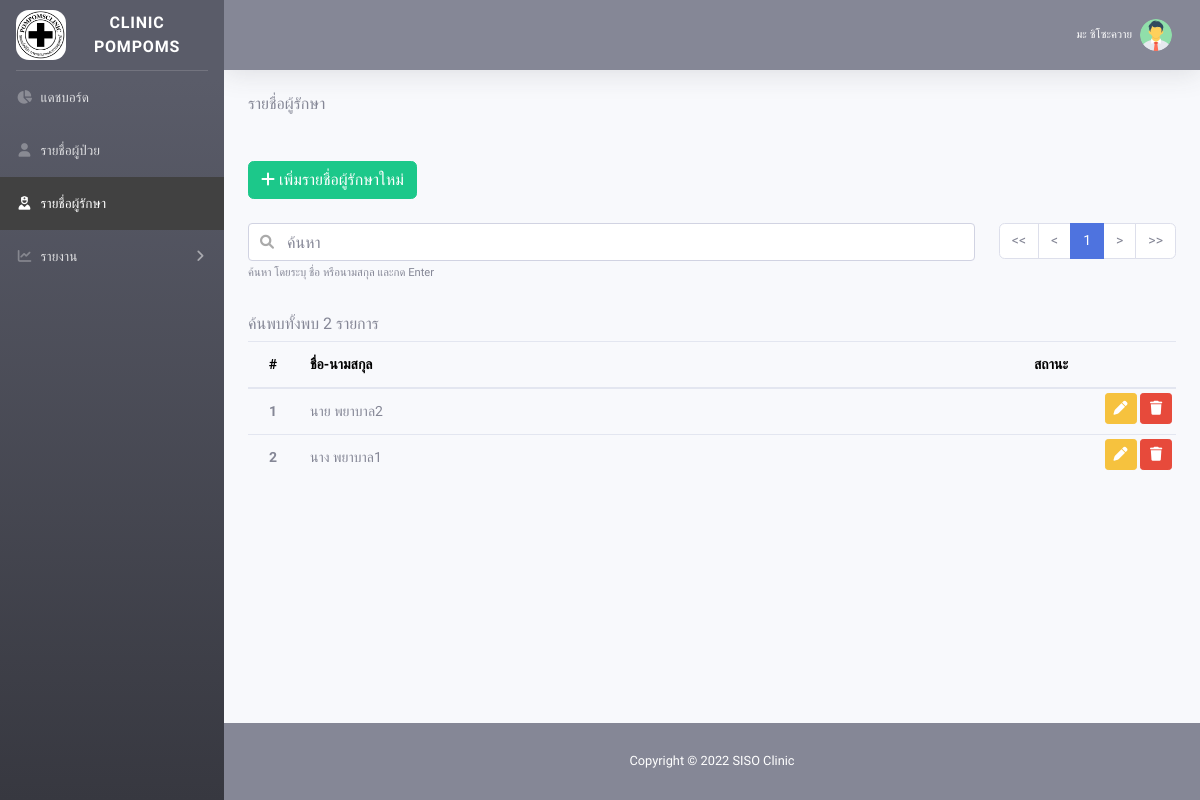
The app's page /?page=nurse (signed in), older data.
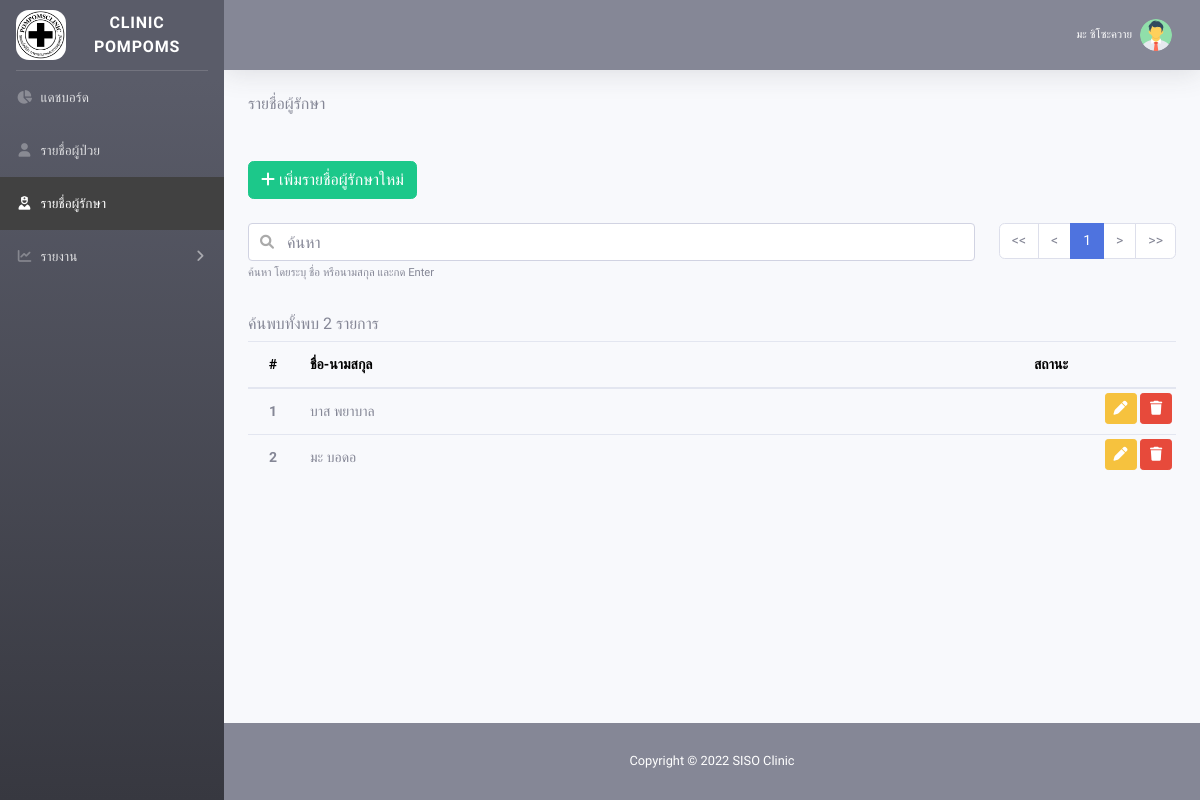
The same page, newer data.
### tables this page shows
CREATE TABLE `nurse`  (
  `nurse_id` int(11) NOT NULL,
  `nurse_name` varchar(200) NULL DEFAULT NULL,
  `nurse_lname` varchar(200) NULL DEFAULT NULL,
  `status` varchar(1) NULL DEFAULT NULL,
  `add_by` int(11) NULL DEFAULT NULL,
  `add_when` datetime(0) NULL DEFAULT NULL,
  `edit_by` int(11) NULL DEFAULT NULL,
  `edit_when` datetime(0) NULL DEFAULT NULL,
  PRIMARY KEY (`nurse_id`) USING BTREE
);

### php/autoload.php (called while the page is built, shortened)
<?php
    include_once("class.database.php");
    include_once("config.php");
    $DB = new Database(HOST, USER, PASS, DBNAME);

### php/config.php (called while the page is built, shortened)
<?php
    $GLOBAL = array(
		"ALLOW_SIZE"=>10,
		"ALLOW_PDF"=>array("pdf"),
        "ALLOW_IMAGE"=>array("png", "jpg", "jpeg", "gif"),
        "ALLOW_PNG_JPG"=>array("png", "jpg"),
        "ALLOW_DOC"=>array("pdf", "doc", "docx", "jpg", "png", "xls", "xlsx"),
        "SHOW"=>50,
        "PAGE_SHOW"=>7,
    );

### php/class.database.php (called while the page is built, shortened)
<?php
	class Database {
		var $host = null;
		var $user = null;
		var $pass = null;
		var $dbname = null;
		var $charset = null;
		var $conn = null;
		public function __construct($host, $user, $pass, $dbname, $charset="UTF8") {
			$this->host = $host;
			$this->user = $user;
			$this->pass = $pass;
			$this->dbname = $dbname;
			$this->charset = $charset;
		}
		public function Close() {
			if(!$this->conn->connect_error) return $this->conn->close();
			return null;
		}
		private function Connect() {
			$host = $this->host;
			$user = $this->user;
			$pass = $this->pass;
			$dbname = $this->dbname;
			$this->conn = @new mysqli( $host , $user , $pass, $dbname );
			$this->conn->query("SET NAMES ".$this->charset);
			$this->conn->query("SET sql_mode = 'NO_AUTO_CREATE_USER,NO_ENGINE_SUBSTITUTION'");
		}
		public function Query($sql) {
			$q = $this->conn->query($sql);
			return $q;
		}
		public function QueryObj($sql, $index="") {
			$obj = array();
			$result = $this->Query($sql);
			while($row = $result->fetch_assoc()) {
				if($index=="") $obj[] = $row;
                else $obj[$row[$index]] = $row;
			}
			return $obj;
		}
	}

### pages/nurse/view.php (the view, shortened to what the changed rows need)
<?php
    $p = @$_GET["p"]*1; if($p==0) $p = 1;
    $condition_search = "";
    $sql = "
        SELECT
            n.*
        FROM nurse n
        WHERE 1=1
            ".$condition_search."
        ORDER BY n.nurse_id DESC
    ";
    $show = $GLOBAL["SHOW"];
    $all = sizeof( $DB->QueryObj($sql) );
    $start = ($p-1)*$show;
    $objData = $DB->QueryObj($sql." LIMIT ".$start.", ".$show);
?>
<div id="wrapper-body">
    <div class="table-responsive">
        <table class="table">
            <thead>
                <tr>
                    <th scope="col" class="text-center" style="width: 50px;">#</th>
                    <th scope="col">ชื่อ-นามสกุล</th>
                    <th scope="col" style="width: 100px;" class="text-center">สถานะ</th>
                    <th scope="col" style="width: 75px;"></th>
                </tr>
            </thead>
            <tbody>
                <?php
                    foreach($objData as $key=>$row) {
                        $StatusExt = [
                            "Y"=>'<span class="badge badge-success">ใช้งานได้</span>',
                            "N"=>'<span class="badge badge-danger">ยกเลิก</span>'
                        ];
                        echo '
                            <tr data-json="'.htmlspecialchars(json_encode($row)).'">
                                <th class="text-center">'.(($show*($p-1))+($key+1)).'</th>
                                <td>'.$row["nurse_name"].' '.$row["nurse_lname"].'</td>
                                <td class="text-center">'.$StatusExt[$row["status"]].'</td>
                                <td class="p-0 pt-1 pr-1 text-right">
                                    <a href="./?page=nurse-edit&nurse_id='.$row["nurse_id"].'" title="แก้ไข" class="btn-edit btn btn-warning btn-sm" style="width: 32px">
                                        <i class="fa fa-pen"></i>
                                    </a>
                                    <button title="ลบ" class="btn-del btn btn-danger btn-sm" style="width: 32px">
                                        <i class="fa fa-trash"></i>
                                    </button>
                                </td>
                            </tr>
                        ';
                    }
                ?>
            </tbody>
        </table>
    </div>
</div>

Row changes from the older to the newer data that the page shows:
changed nurse: nurse_name "นาย" → "บาส"; nurse_lname "พยาบาล2" → "พยาบาล"
changed nurse: nurse_name "นาง" → "มะ"; nurse_lname "พยาบาล1" → "บอดอ"
